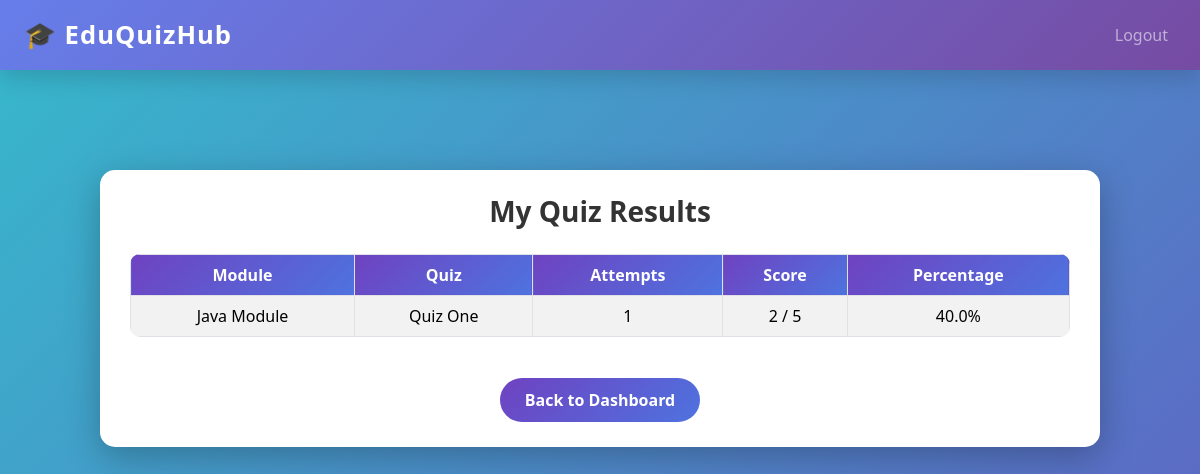
The app's page /student/results (signed in) with its own data.
### tables this page shows
CREATE TABLE quizzes (
    id INTEGER PRIMARY KEY AUTOINCREMENT,
    module_id INTEGER NOT NULL,
    title TEXT NOT NULL,
    time_limit INTEGER,
    is_active INTEGER DEFAULT 0,
    FOREIGN KEY (module_id) REFERENCES modules(id)
);

### app.py (the view)
@app.route("/student/results")
def student_results():
    if session.get("role") != "student":
        return redirect(url_for("login"))
    results = get_student_results(session["user_id"])
    return render_template(
        "student_results.html",
        results=results
    )

### db/db.py (called while the page is built)
def get_db_connection():
    conn = sqlite3.connect(DB_NAME)
    conn.row_factory = sqlite3.Row
    return conn

def get_student_results(student_id):
    with get_db_connection() as conn:
        return conn.execute(
            """
            SELECT modules.name AS module_name,
                   quizzes.title,
                   attempts.score,
                   attempts.total_questions,
                   COUNT(a2.id) AS attempt_count
            FROM attempts
            JOIN quizzes ON attempts.quiz_id = quizzes.id
            JOIN modules ON quizzes.module_id = modules.id
            LEFT JOIN attempts a2 ON a2.quiz_id = quizzes.id AND a2.student_id = ?
            WHERE attempts.student_id = ?
            GROUP BY quizzes.id
            """,
            (student_id, student_id)
        ).fetchall()

### templates/student_results.html (shortened to what this page needs)
{% extends "base.html" %}
{% block content %}
<div class="results-card">
    <h3>My Quiz Results</h3>
    {% if results %}
    <table class="table table-striped table-bordered">
        <thead>
            <tr>
                <th>Module</th>
                <th>Quiz</th>
                <th>Attempts</th>
                <th>Score</th>
                <th>Percentage</th>
            </tr>
        </thead>
        <tbody>
            {% for r in results %}
            <tr>
                <td>{{ r.module_name }}</td>
                <td>{{ r.title }}</td>
                <td>{{ r.attempt_count if r.attempt_count else 0 }}</td>
                <td>{{ r.score }} / {{ r.total_questions }}</td>
                <td>
                    {% if r.total_questions > 0 %}
                        {{ ((r.score / r.total_questions) * 100) | round(2) }}%
                    {% else %}
                        0%
                    {% endif %}
                </td>
            </tr>
            {% endfor %}
        </tbody>
    </table>
    {% else %}
        <p class="text-center text-dark">No quiz results found.</p>
    {% endif %}
    <div class="text-center">
        <a href="{{ url_for('student_dashboard') }}" class="btn-back-dashboard">Back to Dashboard</a>
    </div>
</div>
{% endblock %}

### static/css/style.css (style rules this page uses)
body { background-color: #f8f9fa; }
h1, h2, h3 { color: #0d6efd; }

### templates/base.html (style rules this page uses)
html, body { width: 100%; margin: 0; padding: 0; overflow-x: hidden; font-family: "Segoe UI", sans-serif; background: #f4f6fb; }

### templates/student_results.html (style rules this page uses)
html, body { font-family: 'Segoe UI', sans-serif; background: linear-gradient(-45deg, #4e73df, #1cc88a, #6f42c1, #36b9cc); background-size: 400% 400%; animation: gradientMove 12s ease infinite; margin: 0; padding: 0; }
.results-card { max-width: 1000px; margin: 50px auto; background: #fff; border-radius: 15px; padding: 25px 30px; box-shadow: 0 10px 35px rgba(0,0,0,0.25); }
.results-card h3 { text-align: center; font-weight: 900; color: #333; margin-bottom: 25px; }
.table { border-radius: 10px; overflow: hidden; }
.table th { background: linear-gradient(135deg, #6f42c1, #4e73df); color: #fff; text-align: center; font-weight: 700; }
.table td { text-align: center; vertical-align: middle; }
.table-striped tbody tr:nth-of-type(odd) { background-color: #f8f9fc; }
.btn-back-dashboard { display: inline-block; margin: 25px auto 0 auto; background: linear-gradient(135deg, #6f42c1, #4e73df); color: #fff; padding: 10px 25px; border-radius: 50px; font-weight: 700; text-decoration: none; transition: all 0.3s ease; }

### records on screen
quizzes: module_name "Java Module", title "Quiz One", attempt_count "1", score "2", total_questions "5", score "40.0"
